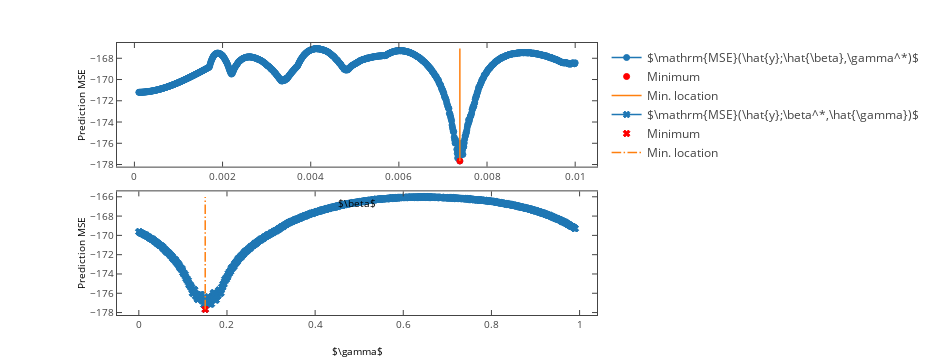

Source (notebook cell):
### Markdown cell above
## Example of use of the GGS on standard and physical parameters
<a id="example_3"></a>
[Back to index](#index)

**<span style="color:red">Warning</span>**: GGS is excessively complex and memory demanding. This example alone requires roughly <u>**10 GB** of free RAM memory</u>.

### Code cell
def example_ggs( ):
    
    # Number of samples
    nrof_samples = 500

    # Set physical parameters
    T_m = 1e-8; T_sampling = 1e-4; delta_0 = 5e-6; f_d = 73; phase_s = np.pi; rho = 2;

    # Set noise levels
    SNR_out = 30; SNR_in = 30

    # Derive related quantities
    # Get S's period
    T_s = T_m / (1 + T_m * f_d)
    # Obtain standard parameters
    alpha, beta, gamma, psi = to_standard_parameters( T_sampling = T_sampling, delta_0 = delta_0, rho = rho,
                                                      f_d = f_d, T_s = T_s, phase_s = phase_s )

    # Get noise stds as a function of the inner and outer SNRs
    w_std = np.abs( psi ) * 10**( - SNR_out / 20 )
    v_std = 10**( - SNR_in / 20 )

    # Generate signal
    y = generate_signal( nrof_samples = nrof_samples, beta = beta, gamma = gamma, alpha = alpha, psi = psi,
                         w_std = w_std, v_std = v_std )

    # Estimate standard parameters by PCP
    PCP_alpha, PCP_beta, PCP_gamma, PCP_time = PCP( y, 
               psi_function = ( lambda beta: psi_function( beta, T_sampling, T_m ) ), return_time = True )

    # Compute the implied physical clock synchronization and ranging from the PCP estimated standard parameters
    PCP_f_d, PCP_phase_s, PCP_rho = to_physical_parameters( alpha = PCP_alpha, beta = PCP_beta, gamma = PCP_gamma, 
                                                            T_m = T_m, T_sampling = T_sampling, delta_0 = delta_0 )

    # Estimate standard parameters by LGS around the estimate given by PCP (re-run from inside grid_search)
    lgs_alpha, lgs_beta, lgs_gamma, lgs_time = grid_search( y, 
               psi_function = ( lambda beta: psi_function( beta, T_sampling, T_m ) ), return_time = True )

    # Compute the implied physical clock synchronization and ranging from the LGS estimated standard parameters
    lgs_f_d, lgs_phase_s, lgs_rho = to_physical_parameters( alpha = lgs_alpha, beta = lgs_beta, gamma = lgs_gamma,
                                                            T_m = T_m, T_sampling = T_sampling, delta_0 = delta_0 )

    # Estimate standard parameters by GGS
    ggs_alpha, ggs_beta, ggs_gamma, ggs_time = grid_search( y, mode = 'global', 
               interval_gamma = np.array([0,0.99]), interval_beta = np.array( [.0001, .01] ), 
               nrof_points = np.array([1000, 1000]), 
               psi_function = ( lambda beta: psi_function( beta, T_sampling, T_m ) ), 
               plots = True, return_time = True )

    # Compute the implied physical clock synchronization and ranging from the GGS estimated standard parameters
    ggs_f_d, ggs_phase_s, ggs_rho = to_physical_parameters( alpha = ggs_alpha, beta = ggs_beta, gamma = ggs_gamma,
                                                            T_m = T_m, T_sampling = T_sampling, delta_0 = delta_0 )

    # If selected, export plots to LaTeX
    if export_to_latex:
        for fig_idx in plt.get_fignums( ):
            plt.figure( fig_idx )
            tikz_save( "GGS_example_%d.tex"%( fig_idx ) )

    # Show plots before any tables
    if interactive:
        mpl_to_pltly( plt.figure( 2 ) )
    else:
        plt.show( )

    # Print true and estimated values for standard parameters
    print("\n")
    print( tabulate( [ [ "True", str( alpha ), str( beta ), str( gamma ) ], 
                       [ "PCP", str( PCP_alpha ), str( PCP_beta ), str( PCP_gamma ) ],
                       [ "LGS", str( lgs_alpha ), str( lgs_beta ), str( lgs_gamma ) ],
                       [ "GGS", str( ggs_alpha ), str( ggs_beta ), str( ggs_gamma ) ],
                       [ "---------", "---------", "---------", "---------"],
                       [ "PCP error", str( np.abs( PCP_alpha - alpha ) ), 
                                      str( np.abs( PCP_beta  - beta  ) ),
                                      str( np.abs( PCP_gamma - gamma ) )],
                       [ "LGS error", str( np.abs( lgs_alpha - alpha ) ), 
                                      str( np.abs( lgs_beta  - beta  ) ),
                                      str( np.abs( lgs_gamma - gamma ) )],
                       [ "GGS error", str( np.abs( ggs_alpha - alpha ) ), 
                                      str( np.abs( ggs_beta  - beta  ) ),
                                      str( np.abs( ggs_gamma - gamma ) )],
                       [ "---------", "---------", "---------", "---------"],
                       [ "PCP error / LGS error", 
                        str( np.abs( PCP_alpha - alpha ) / np.abs( lgs_alpha - alpha ) ),
                        str( np.abs( PCP_beta  - beta  ) / np.abs( lgs_beta  - beta  ) ), 
                        str( np.abs( PCP_gamma - gamma ) / np.abs( lgs_gamma - gamma ) ) ],
                       [ "PCP error / GGS error", 
                        str( np.abs( PCP_alpha - alpha ) / np.abs( ggs_alpha - alpha ) ),
                        str( np.abs( PCP_beta  - beta  ) / np.abs( ggs_beta  - beta  ) ), 
                        str( np.abs( PCP_gamma - gamma ) / np.abs( ggs_gamma - gamma ) ) ] ], 
                    headers = [ 'alpha', 'beta', 'gamma' ] ) )
    print( "\n\tTab. 1: Performance on standard parameters" )

    # Print true and estimated values for physical clock synchronization and ranging parameters
    print("\n")
    print( tabulate( [ [ "True", str( rho ),    str( f_d ),     str( phase_s ) ], 
                       [ "PCP", str( PCP_rho ), str( PCP_f_d ), str( PCP_phase_s ) ],
                       [ "LGS", str( lgs_rho ), str( lgs_f_d ), str( lgs_phase_s ) ],
                       [ "GGS", str( ggs_rho ), str( ggs_f_d ), str( ggs_phase_s ) ],
                       [ "---------", "---------", "---------", "---------"],
                       [ "PCP error", str( np.abs( PCP_rho - rho ) ), 
                                      str( np.abs( PCP_f_d  - f_d  ) ),
                                      str( np.abs( PCP_phase_s - phase_s ) )],
                       [ "LGS error", str( np.abs( lgs_rho - rho ) ), 
                                      str( np.abs( lgs_f_d  - f_d  ) ),
                                      str( np.abs( lgs_phase_s - phase_s ) )],
                       [ "GGS error", str( np.abs( ggs_rho - rho ) ), 
                                      str( np.abs( ggs_f_d  - f_d  ) ),
                                      str( np.abs( ggs_phase_s - phase_s ) )],
                       [ "---------", "---------", "---------", "---------"],
                       [ "PCP error / LGS error", 
                        str( np.abs( PCP_rho - rho )       / np.abs( lgs_rho - rho ) ),
                        str( np.abs( PCP_f_d  - f_d  )     / np.abs( lgs_f_d  - f_d  ) ), 
                        str( np.abs( PCP_phase_s - phase_s ) / np.abs( lgs_phase_s - phase_s ) ) ],
                       [ "PCP error / GGS error", 
                        str( np.abs( PCP_rho - rho )       / np.abs( ggs_rho - rho ) ),
                        str( np.abs( PCP_f_d  - f_d )      / np.abs( ggs_f_d  - f_d  ) ), 
                        str( np.abs( PCP_phase_s - phase_s ) / np.abs( ggs_phase_s - phase_s ) ) ] ],
                    headers = [ 'rho', 'f_d', 'phi_s' ] ) )
    print( "\n\tTab. 2: Performance on physical clock synchronization and ranging parameters" )

    # Print time taken by the different approaches
    print( "\n" )
    print( tabulate( [[ "PCP", "%f"%( PCP_time ) ], [ "LGS", "%f"%( lgs_time ) ], [ "GGS", "%f"%( ggs_time ) ],
                      [ "----", "----"], ["LGS time / PCP time", "%f"%( lgs_time / PCP_time ) ], 
                      [ "GGS time / PCP time", "%f"%( ggs_time / PCP_time ) ] ], 
                    headers = ["Time [s]"] ) )
    print( "\n\tTab. 3: Execution time comparison")

if run_examples:
    example_ggs( )

### Figure 1 — Plotly figure (JSON) as saved in the notebook; plotly's stock layout.template omitted (floating-point values rounded to 4 significant figures; data arrays with more than 128 entries replaced by an {"elided": "..."} marker saying what was removed)
{"data": [{"line": {"color": "rgba (31, 119, 180, 1)", "dash": "solid", "width": 1.5}, "marker": {"color": "#1F77B4", "line": {"color": "#1F77B4", "width": 1}, "opacity": 1, "size": 6, "symbol": "circle"}, "mode": "lines+markers", "name": "$\\mathrm{MSE}(\\hat{y};\\hat{\\beta},\\gamma^*)$", "type": "scatter", "uid": "604f29e6-154a-4126-88b9-8c31643f2bd2", "x": {"elided": "1000 float values"}, "xaxis": "x", "y": {"elided": "1000 float values"}, "yaxis": "y"}, {"marker": {"color": "#FF0000", "line": {"color": "#FF0000", "width": 1}, "opacity": 1, "size": 6, "symbol": "circle"}, "mode": "markers", "name": "Minimum", "type": "scatter", "uid": "03f16441-cf0e-4271-8c15-bbb19840de98", "x": [0.007384], "xaxis": "x", "y": [-177.7], "yaxis": "y"}, {"line": {"color": "rgba (255, 127, 14, 1)", "dash": "solid", "width": 1.5}, "mode": "lines", "name": "Min. location", "type": "scatter", "uid": "4111caa1-3ec3-4c43-9b25-83dcd03195e2", "x": [0.007384, 0.007384], "xaxis": "x", "y": [-177.7, -167.1], "yaxis": "y"}, {"line": {"color": "rgba (31, 119, 180, 1)", "dash": "solid", "width": 1.5}, "marker": {"color": "#1F77B4", "line": {"color": "#1F77B4", "width": 1}, "opacity": 1, "size": 6, "symbol": "x"}, "mode": "lines+markers", "name": "$\\mathrm{MSE}(\\hat{y};\\beta^*,\\hat{\\gamma})$", "type": "scatter", "uid": "b43a453f-d0f5-47b5-bf4d-c10f9f58b587", "x": {"elided": "1000 float values"}, "xaxis": "x2", "y": {"elided": "1000 float values"}, "yaxis": "y2"}, {"marker": {"color": "#FF0000", "line": {"color": "#FF0000", "width": 1}, "opacity": 1, "size": 6, "symbol": "x"}, "mode": "markers", "name": "Minimum", "type": "scatter", "uid": "0df05c47-1101-43cd-b555-c9bfeee573ac", "x": [0.1506], "xaxis": "x2", "y": [-177.7], "yaxis": "y2"}, {"line": {"color": "rgba (255, 127, 14, 1)", "dash": "9.600000000000001px,2.4000000000000004px,1.5px,2.4000000000000004px", "width": 1.5}, "mode": "lines", "name": "Min. location", "type": "scatter", "uid": "8d1a3918-a7f9-491f-abd6-a3d1a972349c", "x": [0.1506, 0.1506], "xaxis": "x2", "y": [-177.7, -166.0], "yaxis": "y2"}], "layout": {"autosize": false, "height": 360, "hovermode": "closest", "margin": {"b": 45, "l": 117, "pad": 0, "r": 93, "t": 43}, "showlegend": true, "width": 936, "xaxis": {"anchor": "y", "domain": [0, 1], "mirror": "ticks", "nticks": 8, "range": [-0.000395, 0.0105], "showgrid": false, "showline": true, "side": "bottom", "tickfont": {"size": 10}, "ticks": "inside", "title": {"font": {"color": "#000000", "size": 10}, "text": "$\\beta$"}, "type": "linear", "zeroline": false}, "xaxis2": {"anchor": "y2", "domain": [0, 1], "mirror": "ticks", "nticks": 8, "range": [-0.0495, 1.04], "showgrid": false, "showline": true, "side": "bottom", "tickfont": {"size": 10}, "ticks": "inside", "title": {"font": {"color": "#000000", "size": 10}, "text": "$\\gamma$"}, "type": "linear", "zeroline": false}, "yaxis": {"anchor": "x", "domain": [0.5455, 1], "mirror": "ticks", "nticks": 8, "range": [-178.2, -166.6], "showgrid": false, "showline": true, "side": "left", "tickfont": {"size": 10}, "ticks": "inside", "title": {"font": {"color": "#000000", "size": 10}, "text": "Prediction MSE"}, "type": "linear", "zeroline": false}, "yaxis2": {"anchor": "x2", "domain": [0, 0.4545], "mirror": "ticks", "nticks": 7, "range": [-178.3, -165.4], "showgrid": false, "showline": true, "side": "left", "tickfont": {"size": 10}, "ticks": "inside", "title": {"font": {"color": "#000000", "size": 10}, "text": "Prediction MSE"}, "type": "linear", "zeroline": false}}}
